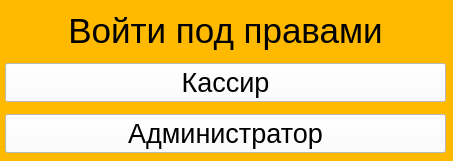
<?xml version="1.0" encoding="UTF-8"?>
<ui version="4.0">
 <class>Form</class>
 <widget class="QWidget" name="Form">
  <property name="geometry">
   <rect>
    <x>0</x>
    <y>0</y>
    <width>453</width>
    <height>161</height>
   </rect>
  </property>
  <property name="minimumSize">
   <size>
    <width>453</width>
    <height>161</height>
   </size>
  </property>
  <property name="maximumSize">
   <size>
    <width>453</width>
    <height>161</height>
   </size>
  </property>
  <property name="font">
   <font>
    <pointsize>16</pointsize>
   </font>
  </property>
  <property name="windowTitle">
   <string>Вход в систему</string>
  </property>
  <property name="styleSheet">
   <string notr="true">background: rgb(255, 186, 0);</string>
  </property>
  <widget class="QWidget" name="gridLayoutWidget">
   <property name="geometry">
    <rect>
     <x>0</x>
     <y>0</y>
     <width>451</width>
     <height>167</height>
    </rect>
   </property>
   <layout class="QGridLayout" name="gridLayout">
    <property name="leftMargin">
     <number>5</number>
    </property>
    <property name="topMargin">
     <number>5</number>
    </property>
    <property name="rightMargin">
     <number>5</number>
    </property>
    <property name="bottomMargin">
     <number>5</number>
    </property>
    <item row="0" column="0">
     <widget class="QLabel" name="label">
      <property name="sizePolicy">
       <sizepolicy hsizetype="Preferred" vsizetype="Maximum">
        <horstretch>0</horstretch>
        <verstretch>0</verstretch>
       </sizepolicy>
      </property>
      <property name="font">
       <font>
        <family>MS Shell Dlg 2</family>
        <pointsize>26</pointsize>
       </font>
      </property>
      <property name="text">
       <string>Войти под правами</string>
      </property>
      <property name="alignment">
       <set>Qt::AlignCenter</set>
      </property>
     </widget>
    </item>
    <item row="1" column="0">
     <widget class="QPushButton" name="button_cashier">
      <property name="sizePolicy">
       <sizepolicy hsizetype="Preferred" vsizetype="Fixed">
        <horstretch>0</horstretch>
        <verstretch>0</verstretch>
       </sizepolicy>
      </property>
      <property name="font">
       <font>
        <pointsize>20</pointsize>
       </font>
      </property>
      <property name="styleSheet">
       <string notr="true">background: rgb(255, 255, 255);</string>
      </property>
      <property name="text">
       <string>Кассир</string>
      </property>
     </widget>
    </item>
    <item row="2" column="0">
     <widget class="QPushButton" name="button_admin">
      <property name="font">
       <font>
        <pointsize>20</pointsize>
       </font>
      </property>
      <property name="styleSheet">
       <string notr="true">background: rgb(255, 255, 255);</string>
      </property>
      <property name="text">
       <string>Администратор</string>
      </property>
     </widget>
    </item>
   </layout>
  </widget>
 </widget>
 <resources/>
 <connections/>
</ui>
